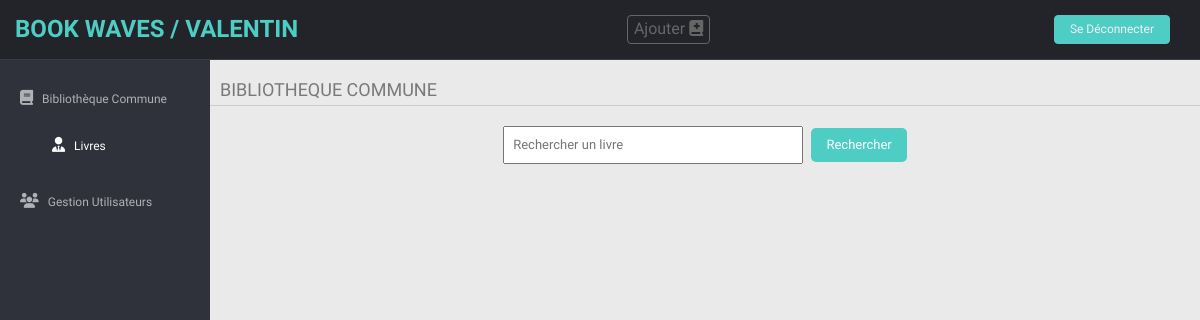
Page /admin_ges/index_admin.php (signed in) on the earlier database version.
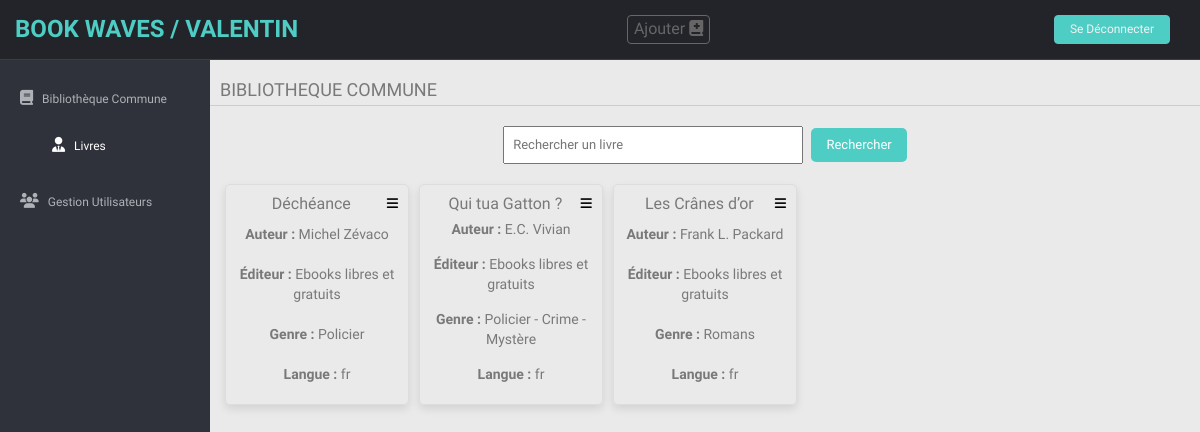
Same page on the later database version.
### tables this page shows
CREATE TABLE livre (
id INT PRIMARY KEY NOT NULL AUTO_INCREMENT,
nom VARCHAR(750),
lienfiles VARCHAR(750),
lienfolder Varchar(750),
idauteur INT,
idediteur INT,
idgenre INT,
idlangue INT,
idcollection INT,
FOREIGN KEY (idauteur) REFERENCES auteur(id),
FOREIGN KEY (idediteur) REFERENCES editeur(id),
FOREIGN KEY (idgenre) REFERENCES genre(id),
FOREIGN KEY (idlangue) REFERENCES langue(id),
FOREIGN KEY (idcollection) REFERENCES collection(id)
);

CREATE TABLE auteur (
id INT PRIMARY KEY AUTO_INCREMENT,
nom VARCHAR(75),
datenaissance DATE,
datedeces DATE
);

CREATE TABLE editeur (
id INT PRIMARY KEY AUTO_INCREMENT,
nom VARCHAR(75)
);

CREATE TABLE genre (
id INT PRIMARY KEY AUTO_INCREMENT,
nom VARCHAR(75)
);

CREATE TABLE langue (
id INT PRIMARY KEY AUTO_INCREMENT,
nom VARCHAR(75)
);

### admin_ges/index_admin.php (the view, shortened to what this page needs)
<?php
$servername = "localhost";
$username = "root";
$password = "";
$database = "Biblio";
?>
<!DOCTYPE html>
<html lang="fr">
<head>
  <link href="../lib/bootstrap/css/bootstrap.min.css" rel="stylesheet">
  <link href="../lib/font-awesome/css/font-awesome.css" rel="stylesheet" />
  <link href="../css/style.css" rel="stylesheet">
  <link href="../css/style-responsive.css" rel="stylesheet">
</head>
<body>
  <section id="container">
    <header class="header black-bg">
      <a href="../index.php" class="logo"><b><span>BOOK WAVES
            <?php echo isset($_SESSION['username']) ? ' / ' . $_SESSION['username'] : ''; ?>
          </span></b></a>
      <div class="nav notify-row text-center" id="top_menu">
        <ul class="nav top-menu">
          <li id="header_ajout_livre_bar" class="dropdown bars">
            <a data-toggle="dropdown" class="dropdown-toggle" href="livres_perso.php#">
              Ajouter
              <i class="fa-solid fa-book-medical"></i>
            </a>
          </li>
        </ul>
      </div>
      <div class="top-menu">
        <ul class="nav pull-right top-menu">
          <?php if (isset($_SESSION['username'])): ?>
            <li><a class="logout"
                href="../pages_cnx/logout.php?redirect=<?php echo urlencode($_SERVER['REQUEST_URI']); ?>">Se
                Déconnecter</a>
            </li>
          <?php endif; ?>
        </ul>
      </div>
    </header>
    <aside>
      <div id="sidebar" class="nav-collapse">
        <ul class="sidebar-menu" id="nav-accordion">
          <li class="Formats">
            <a href="#" id="biblioCommuneLink" class="menu-link">
              <i class="fa fa-book"></i>
              <span>Bibliothèque Commune</span>
            </a>
            <ul id="menuDeroulantCommun" class="menu-deroulant-commune" style="display: block;">
              <li class="auteur">
                <a href="./index_admin.php" class="active">
                  <i class="fa fa-user-tie"></i>
                  <span>Livres</span>
                </a>
              </li>
            </ul>
          </li>
          <li>
            <a href="./gestion_users">
              <i class="fa fa-users"></i>
              <span>Gestion Utilisateurs</span>
            </a>
          </li>
        </ul>
      </div>
    </aside>
    <section id="main-content">
      <section class="wrapper">
        <div class="row">
          <div class="main-chart">
            <div class="border-head">
              <h3>BIBLIOTHEQUE COMMUNE</h3>
              <?php
              try {
                $connexion = new PDO("mysql:host=$servername;dbname=$database", $username, $password);
                $connexion->setAttribute(PDO::ATTR_ERRMODE, PDO::ERRMODE_EXCEPTION);
                $recherche = isset($_GET['recherche']) ? $_GET['recherche'] : '';
                $requete = "SELECT livre.id AS id, livre.lienfiles AS lien, livre.lienfolder AS nomfichier, livre.nom AS nom, auteur.nom AS auteur, editeur.nom AS editeur, genre.nom AS genre, langue.nom AS langue
                                  FROM livre
                                  JOIN auteur ON livre.idauteur = auteur.id
                                  JOIN editeur ON livre.idediteur = editeur.id
                                  JOIN genre ON livre.idgenre = genre.id
                                  JOIN langue ON livre.idlangue = langue.id
                                  WHERE livre.nom LIKE :recherche";
                $stmt = $connexion->prepare($requete);
                $stmt->bindValue(':recherche', "%$recherche%", PDO::PARAM_STR);
                $stmt->execute();
                $livres = $stmt->fetchAll(PDO::FETCH_ASSOC);
              } catch (PDOException $e) {
                echo "Erreur de connexion : " . $e->getMessage();
              }
              $formulaireRecherche = '
                      <form class="barre-recherche" action="" method="GET">
                          <input type="text" name="recherche" placeholder="Rechercher un livre" value="' . htmlspecialchars($recherche) . '">
                          <input type="submit" value="Rechercher">
                      </form>';
              echo $formulaireRecherche;
              echo '<div class="container">';
              foreach ($livres as $livre) {
                echo '<div class="book">';
                echo '<div class="title-bar">';
                echo '<h2>' . (isset($livre['nom']) ? htmlspecialchars($livre['nom']) : 'Inconnu') . '</h2>';
                echo '<div id="header_ajout_livre_bar" class="dropdown bars">';
                echo '<a data-toggle="dropdown" class="dropdown-toggle" href="index.php#">';
                echo '<i class="fa-solid fa-bars"></i>';
                echo '</a>';
                echo '</div>';
                echo '</div>';
                echo '<p><strong>Auteur :</strong> ' . (isset($livre['auteur']) ? htmlspecialchars($livre['auteur']) : 'Inconnu') . '</p>';
                echo '<p><strong>Éditeur :</strong> ' . (isset($livre['editeur']) ? htmlspecialchars($livre['editeur']) : 'Inconnu') . '</p>';
                echo '<p><strong>Genre :</strong> ' . (isset($livre['genre']) ? htmlspecialchars($livre['genre']) : 'Inconnu') . '</p>';
                echo '<p><strong>Langue :</strong> ' . (isset($livre['langue']) ? htmlspecialchars($livre['langue']) : 'Inconnu') . '</p>';
                echo '</div>';
              }
              echo '</div>';
              ?>
            </div>
          </div>
        </div>
      </section>
    </section>
</body>
</html>

### css/style.css (style rules this page uses)
body { color: #797979; background: #eaeaea; font-family: "Ruda", sans-serif; padding: 0px !important; margin: 0px !important; font-size: 13px; }
ul li { list-style: none; }
a, a:hover, a:focus { text-decoration: none; outline: none; }
#container { width: 100%; height: 100%; }
ul.top-menu > li > .logout { color: #f2f2f2; font-size: 12px; border-radius: 4px; -webkit-border-radius: 4px; border: 1px solid #64c3c2 !important; padding: 5px 15px; margin-right: 15px; background: #4ecdc4; }
#sidebar { width: 210px; height: 100%; position: fixed; background: #2f323a; }
#sidebar ul li { position: relative; }
ul.sidebar-menu, ul.sidebar-menu li ul.sub { margin: -2px 0 0; padding: 0; }
ul.sidebar-menu { margin-top: 75px; }
ul.sidebar-menu li { margin-bottom: 5px; margin-left: 10px; margin-right: 10px; }
ul.sidebar-menu li a span { display: inline-block; }
ul.sidebar-menu li a { color: #aeb2b7; text-decoration: none; display: block; padding: 15px 0 15px 10px; font-size: 12px; outline: none; -webkit-transition: all 0.3s ease; -moz-transition: all 0.3s ease; -o-transition: all 0.3s ease; -ms-transition: all 0.3s ease; transition: all 0.3s ease; }
ul.sidebar-menu li a.active { color: #fff; display: block; -webkit-transition: all 0.3s ease; -moz-transition: all 0.3s ease; -o-transition: all 0.3s ease; -ms-transition: all 0.3s ease; transition: all 0.3s ease; }
ul.sidebar-menu li a i { font-size: 15px; padding-right: 6px; }
ul.sidebar-menu li a.active i { color: #fff; }
#main-content { margin-left: 210px; }
.header, .footer { min-height: 60px; padding: 0 15px; }
.header { position: fixed; left: 0; right: 0; z-index: 1002; display: flex; justify-content: space-between; align-items: center; }
.text-center { text-align: center; }
.black-bg { background: #22242a; border-bottom: 1px solid #393d46; }
.wrapper { display: inline-block; margin-top: 60px; padding-left: 15px; padding-right: 15px; padding-bottom: 15px; padding-top: 0px; width: 100%; }
a.logo { font-size: 24px; color: #f2f2f2; float: left; text-transform: uppercase; }
a.logo b { font-weight: 900; }
a.logo span { color: #4ecdc4; }
#top_menu .nav > li, ul.top-menu > li { float: left; }
.notify-row { float: left; }
ul.top-menu > li > a { color: #666666; font-size: 16px; border-radius: 4px; -webkit-border-radius: 4px; border: 1px solid #666666 !important; padding: 2px 6px; margin-right: 15px; }
.main-chart { padding-top: 20px; }
.border-head h3 { border-bottom: 1px solid #c9cdd7; margin-top: 0; margin-bottom: 20px; padding-bottom: 5px; font-weight: normal; font-size: 18px; display: inline-block; width: 100%; font-weight: 300; padding-left: 10px; }
.container { display: grid; grid-template-columns: repeat(auto-fiLL, minmax(175px, 1fr)); grid-gap: 1rem; width: 100%; transition: grid-template-columns 0.3s ease; }
.container::before, .container::after { display: none; }
.book { text-align: center; padding: 10px; border: 1px solid #ddd; border-radius: 5px; position: relative; box-shadow: 0 4px 8px rgba(0, 0, 0, 0.1); display: flex; flex-direction: column; justify-content: space-between; height: 100%; transition: width 0.3s ease; }
.book h2 { font-size: 16px; margin-top: 10px; }
.book p { font-size: 14px; margin-top: 5px; }
.book a { text-decoration: none; color: #000; }
ul.sidebar-menu li ul.menu-deroulant-commune, ul.sidebar-menu li ul.menu-deroulant-perso { display: none; padding-left: 32px; padding-bottom: 10px; }
ul.sidebar-menu li ul.menu-deroulant-commune .active, ul.sidebar-menu li ul.menu-deroulant-perso .active { color: white; }
ul.sidebar-menu li ul.menu-deroulant-commune li a, ul.sidebar-menu li ul.menu-deroulant-perso li a { text-decoration: none; font-size: 12px; padding: 6px 0; line-height: 35px; height: 35px; -webkit-transition: all 0.3s ease; -moz-transition: all 0.3s ease; -o-transition: all 0.3s ease; -ms-transition: all 0.3s ease; transition: all 0.3s ease; color: #aeb2b7; }
.barre-recherche { margin-bottom: 20px; text-align: center; }
.barre-recherche input[type="text"] { padding: 8px; width: 300px; }
.barre-recherche input[type="submit"] { padding: 8px 15px; background-color: #4ecdc4; color: white; border: none; cursor: pointer; border-radius: 5px; margin-left: 5px; }
.title-bar { display: flex; justify-content: space-evenly; align-items: flex-start; width: 100%; }
.title-bar h2 { margin: 0 auto; }
#header_ajout_livre_bar { border-radius: 10px; }

Differences in the rows shown:
added livre: nom "Déchéance", idauteur.nom "Michel Zévaco", idediteur.nom "Ebooks libres et gratuits", idgenre.nom "Policier", idlangue.nom "fr"
added livre: nom "Qui tua Gatton ?", idauteur.nom "E.C. Vivian", idediteur.nom "Ebooks libres et gratuits", idgenre.nom "Policier - Crime - Mystère", idlangue.nom "fr"
added livre: nom "Les Crânes d’or", idauteur.nom "Frank L. Packard", idediteur.nom "Ebooks libres et gratuits", idgenre.nom "Romans", idlangue.nom "fr"
